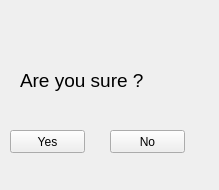
<?xml version="1.0" encoding="UTF-8"?>
<ui version="4.0">
 <class>Form_PROMPTUI</class>
 <widget class="QWidget" name="Form_PROMPTUI">
  <property name="geometry">
   <rect>
    <x>0</x>
    <y>0</y>
    <width>219</width>
    <height>190</height>
   </rect>
  </property>
  <property name="windowTitle">
   <string>Prompt</string>
  </property>
  <widget class="QLabel" name="label">
   <property name="geometry">
    <rect>
     <x>20</x>
     <y>60</y>
     <width>171</width>
     <height>41</height>
    </rect>
   </property>
   <property name="text">
    <string>&lt;html&gt;&lt;head/&gt;&lt;body&gt;&lt;p&gt;&lt;span style=&quot; font-size:14pt;&quot;&gt;Are you sure ?&lt;/span&gt;&lt;/p&gt;&lt;/body&gt;&lt;/html&gt;</string>
   </property>
  </widget>
  <widget class="QPushButton" name="pushButton_YES">
   <property name="geometry">
    <rect>
     <x>10</x>
     <y>130</y>
     <width>75</width>
     <height>23</height>
    </rect>
   </property>
   <property name="text">
    <string>Yes</string>
   </property>
  </widget>
  <widget class="QPushButton" name="pushButton_NO">
   <property name="geometry">
    <rect>
     <x>110</x>
     <y>130</y>
     <width>75</width>
     <height>23</height>
    </rect>
   </property>
   <property name="text">
    <string>No</string>
   </property>
  </widget>
 </widget>
 <resources/>
 <connections>
  <connection>
   <sender>pushButton_YES</sender>
   <signal>clicked()</signal>
   <receiver>Form_PROMPTUI</receiver>
   <slot>yes()</slot>
   <hints>
    <hint type="sourcelabel">
     <x>58</x>
     <y>138</y>
    </hint>
    <hint type="destinationlabel">
     <x>97</x>
     <y>102</y>
    </hint>
   </hints>
  </connection>
  <connection>
   <sender>pushButton_NO</sender>
   <signal>clicked()</signal>
   <receiver>Form_PROMPTUI</receiver>
   <slot>close()</slot>
   <hints>
    <hint type="sourcelabel">
     <x>161</x>
     <y>135</y>
    </hint>
    <hint type="destinationlabel">
     <x>202</x>
     <y>137</y>
    </hint>
   </hints>
  </connection>
 </connections>
 <slots>
  <slot>yes()</slot>
 </slots>
</ui>
